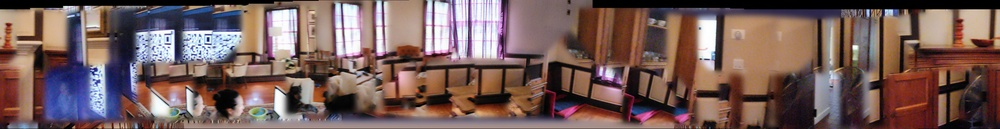
#> input picture virtual-tradeshow-commercial-v1/app_build/uploads/LLST42_P2R15_C_BEST.jpg, 1000 x 129 px, shrunk from 9425 x 1220 before the run
$ python -i panorama_sanity_gates.py   (imports and definitions only)
#> lines starting #> are read from the running program, lines starting #| are printed output that depends on the picture; after the words box and inside, x2 and y2 are one past the last pixel; in counts of white or black regions, pixels touching at a corner belong together
"""
3D2 / 3DZ — Panorama Visual Sanity Gates
Module: server/panorama_sanity_gates.py

Catastrophic visual sanity verification run BEFORE H_BEND / seam aggregate acceptance.
A panorama failing any catastrophic sanity gate is hard-rejected immediately.
"""

from __future__ import annotations
import math
import numpy as np
import cv2


# [7 lines left out: function decompose_r_to_ypr, not called in this run]


def evaluate_pixel_occupancy(image: np.ndarray) -> dict:
    """Measure valid physical-image occupancy over the expected panorama band."""
    h, w = image.shape[:2]
    total_pixels = h * w
    if total_pixels == 0:
        return {
            "VALID_PIXEL_OCCUPANCY_RATIO": 0.0,
            "LARGEST_INVALID_INTERIOR_REGION_RATIO": 1.0,
            "VALID_MASK_COMPONENT_COUNT": 0,
            "occupancyPass": False,
            "interiorVoidPass": False,
            "connectedMaskPass": False
        }

    gray = cv2.cvtColor(image, cv2.COLOR_BGR2GRAY) if len(image.shape) == 3 else image
    valid_mask = (gray > 5).astype(np.uint8)
    occupancy_ratio = float(np.sum(valid_mask)) / float(total_pixels)

    # Connected components of valid pixels
    num_labels, labels, stats, centroids = cv2.connectedComponentsWithStats(valid_mask, connectivity=8)
    # Background is label 0. Valid components have labels 1..num_labels-1
    # Filter out tiny noise components (< 500 px)
    sig_components = [i for i in range(1, num_labels) if stats[i, cv2.CC_STAT_AREA] > 500]
    valid_mask_component_count = len(sig_components)

    # Detect interior holes/voids inside the valid mask
    # A void is background (0) that cannot reach the image outer border
    # Flood-fill from borders on inverted mask (where 1 is black/void)
    inv_mask = (valid_mask == 0).astype(np.uint8)
    h_pad, w_pad = h + 2, w + 2
    flood_canvas = np.ones((h_pad, w_pad), dtype=np.uint8)
    flood_canvas[1:h+1, 1:w+1] = inv_mask

    mask_for_flood = np.zeros((h_pad + 2, w_pad + 2), dtype=np.uint8)
    # Flood-fill from top-left (0,0)
    cv2.floodFill(flood_canvas, mask_for_flood, (0, 0), 2)
    # Unreached regions that are 1 are interior voids!
    interior_voids = (flood_canvas[1:h+1, 1:w+1] == 1).astype(np.uint8)
    num_void_labels, void_labels, void_stats, _ = cv2.connectedComponentsWithStats(interior_voids, connectivity=8)
    largest_void_area = 0
    for i in range(1, num_void_labels):
        area = void_stats[i, cv2.CC_STAT_AREA]
        if area > largest_void_area:
            largest_void_area = area

    largest_invalid_interior_region_ratio = float(largest_void_area) / float(total_pixels)

    # Thresholds:
    # 1. Occupancy: At least 70% of the bounding canvas must be occupied by physical scene
    occupancy_pass = occupancy_ratio >= 0.70
    # 2. Interior void: No interior hole larger than 0.5% of total canvas
    interior_void_pass = largest_invalid_interior_region_ratio <= 0.005
    # 3. Exactly 1 connected physical band (no detached fragments/islands)
    connected_mask_pass = (valid_mask_component_count == 1)

    return {
        "VALID_PIXEL_OCCUPANCY_RATIO": round(occupancy_ratio, 4),
        "LARGEST_INVALID_INTERIOR_REGION_RATIO": round(largest_invalid_interior_region_ratio, 6),
        "VALID_MASK_COMPONENT_COUNT": valid_mask_component_count,
        "occupancyPass": occupancy_pass,
        "interiorVoidPass": interior_void_pass,
        "connectedMaskPass": connected_mask_pass
    }


# [106 lines left out: function evaluate_orientation_sanity, not called in this run]


def evaluate_horizon_oscillation(image: np.ndarray, num_strips: int = 24) -> dict:
    """Measure vertical horizon stability across sequential horizontal strips."""
    h, w = image.shape[:2]
    strip_w = w // num_strips
    gray = cv2.cvtColor(image, cv2.COLOR_BGR2GRAY) if len(image.shape) == 3 else image

    centers_y = []
    for s in range(num_strips):
        strip = gray[:, s * strip_w : (s + 1) * strip_w]
        valid_rows = np.where(strip > 5)[0]
        if len(valid_rows) > 0:
            mid_y = (np.min(valid_rows) + np.max(valid_rows)) / 2.0
            centers_y.append(mid_y)

    if len(centers_y) < num_strips // 2:
        return {
            "horizonPass": False,
            "HORIZON_OSCILLATION_PX": float(h),
            "HORIZON_OSCILLATION_RATIO": 1.0
        }

    oscillation_px = float(np.std(centers_y))
    oscillation_ratio = oscillation_px / float(h)
    # Horizon should not bounce by more than 8% of canvas height across a 360 panorama
    horizon_pass = oscillation_ratio <= 0.08

    return {
        "horizonPass": horizon_pass,
        "HORIZON_OSCILLATION_PX": round(oscillation_px, 2),
        "HORIZON_OSCILLATION_RATIO": round(oscillation_ratio, 4)
    }


def evaluate_catastrophic_visual_sanity_gates(image: np.ndarray, cameras: list = None) -> dict:
    """
    Master evaluator for all catastrophic visual sanity gates.
    Must run BEFORE any aggregate metrics (H_BEND, SEAM_JUMP) are considered.
    """
    occ = evaluate_pixel_occupancy(image)
    horiz = evaluate_horizon_oscillation(image)
    orient = evaluate_orientation_sanity(cameras) if cameras else {"orientationPass": True, "failedOrientationChecks": [], "metrics": {}}

    failed_gates = []
    if not occ["occupancyPass"]:
        failed_gates.append(f"LOW_PIXEL_OCCUPANCY ({occ['VALID_PIXEL_OCCUPANCY_RATIO']:.2%} < 70%)")
    if not occ["interiorVoidPass"]:
        failed_gates.append(f"LARGE_INTERIOR_VOID ({occ['LARGEST_INVALID_INTERIOR_REGION_RATIO']:.4%} > 0.5%)")
    if not occ["connectedMaskPass"]:
        failed_gates.append(f"DISCONNECTED_MASK_COMPONENTS ({occ['VALID_MASK_COMPONENT_COUNT']} != 1)")
    if not horiz["horizonPass"]:
        failed_gates.append(f"EXTREME_HORIZON_OSCILLATION ({horiz['HORIZON_OSCILLATION_RATIO']:.2%} > 8%)")
    if not orient["orientationPass"]:
        for f in orient["failedOrientationChecks"]:
            failed_gates.append(f"ORIENTATION_GATE_FAIL: {f}")

    sanity_pass = (len(failed_gates) == 0)

    combined_metrics = {}
    combined_metrics.update(occ)
    combined_metrics.update(horiz)
    combined_metrics.update(orient.get("metrics", {}))

    return {
        "sanityPass": sanity_pass,
        "failedGates": failed_gates,
        "metrics": combined_metrics
    }

>>> import cv2
>>> picture = cv2.imread('../uploads/LLST42_P2R15_C_BEST.jpg')
#> picture is the input picture: shape (129, 1000, 3); mean B, G, R 90.4, 93.8, 118.5
>>> result = evaluate_catastrophic_visual_sanity_gates(picture)
#> in evaluate_pixel_occupancy, `gray = cv2.cvtColor(image, cv2.COLOR_BGR2GRAY) if len(image.shape) == ..`:
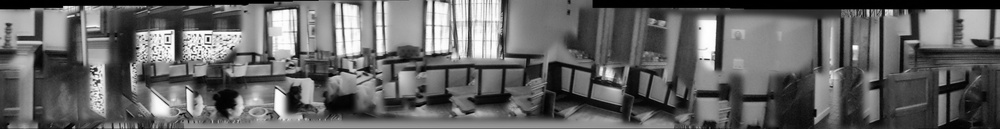
#> gray: shape (129, 1000); min 0, max 255, mean 100.8
#> in evaluate_pixel_occupancy, `valid_mask = (gray > 5).astype(np.uint8)`:
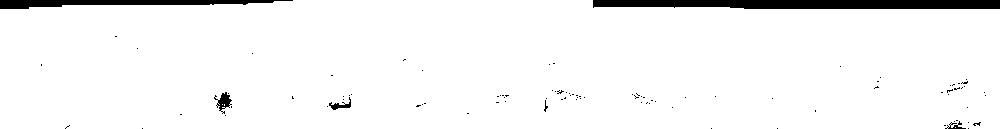
#> valid_mask: shape (129, 1000); values 0 (black) and 1 (white), 95.8% white; 95 black regions (90 under 20 px), largest, box (x1, y1, x2, y2) and area: (593, 0, 1000, 9) 3377, (0, 0, 293, 9) 1485, (214, 92, 232, 114) 173, (329, 97, 351, 110) 103, (945, 121, 966, 129) 63
#> in evaluate_pixel_occupancy, `occupancy_ratio = float(np.sum(valid_mask)) / float(total_pixels)`: occupancy_ratio = 0.958
#> in evaluate_pixel_occupancy, `num_labels, labels, stats, centroids = cv2.connectedComponentsWithStat..`:
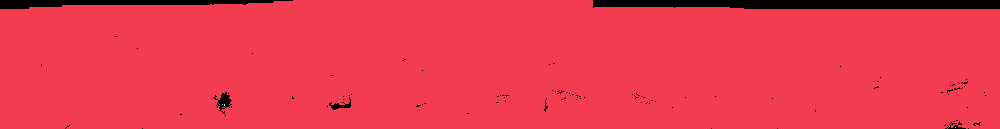
#> labels: shape (129, 1000) int32; 5 distinct labels, from 0 to 4; one colour per label, 0 black
#> in evaluate_pixel_occupancy, `num_labels, labels, stats, centroids = cv2.connectedComponentsWithStat..`: num_labels = 5; stats = [[0, 0, 1000, 129, 5425], [0, 0, 1000, 129, 123571], [222, 104, 1, 1, 1], [224, 104, 1, 2, 2], [955, 127, 1, 1, 1]]; centroids = [[586.4, 13.65], [495.7, 66.21], [222, 104], [224, 104.5], [955, 127]]
#> in evaluate_pixel_occupancy, `sig_components = [i for i in range(1, num_labels) if stats[i, cv2.CC_S..`: sig_components = [1]
#> in evaluate_pixel_occupancy, `valid_mask_component_count = len(sig_components)`: valid_mask_component_count = 1
#> in evaluate_pixel_occupancy, `flood_canvas[1:h+1, 1:w+1] = inv_mask`: flood_canvas: shape (131, 1002); values 0 (black) and 1 (white), 5.9% white; 88 white regions (85 under 20 px), largest, box (x1, y1, x2, y2) and area: (0, 0, 1002, 131) 7196, (215, 93, 233, 115) 173, (330, 98, 352, 111) 103
#> in evaluate_pixel_occupancy, `cv2.floodFill(flood_canvas, mask_for_flood, (0, 0), 2)`:
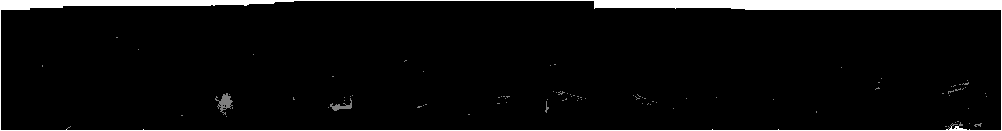
#> flood_canvas: shape (131, 1002); min 0, max 2, mean 0.113; drawn with min black and max white
#> in evaluate_pixel_occupancy, `interior_voids = (flood_canvas[1:h+1, 1:w+1] == 1).astype(np.uint8)`:
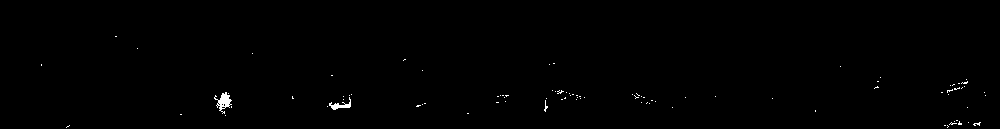
#> interior_voids: shape (129, 1000); values 0 (black) and 1 (white), 0.4% white; 91 white regions (89 under 20 px), largest, box (x1, y1, x2, y2) and area: (214, 92, 232, 114) 173, (329, 97, 351, 110) 103
#> in evaluate_pixel_occupancy, `num_void_labels, void_labels, void_stats, _ = cv2.connectedComponentsW..`: void_labels: shape (129, 1000) int32; 92 distinct labels, from 0 to 91
#> in evaluate_pixel_occupancy, `num_void_labels, void_labels, void_stats, _ = cv2.connectedComponentsW..`: num_void_labels = 92; void_stats = 92 rows, first 6: [0, 0, 1000, 129, 128482], [115, 36, 2, 1, 2], [137, 48, 1, 1, 1], [252, 53, 1, 1, 1], [403, 59, 3, 2, 3], [553, 63, 2, 1, 2]
#> the loop in evaluate_pixel_occupancy, `for i in range(1, num_void_labels):` made 91 passes
#> (area, largest_void_area) on pass 26: (173, 173)
#> area on pass 47: 103
#> after the loop in evaluate_pixel_occupancy, `for i in range(1, num_void_labels):`: largest_void_area = 173
#> in evaluate_pixel_occupancy, `largest_invalid_interior_region_ratio = float(largest_void_area) / flo..`: largest_invalid_interior_region_ratio = 0.00134
#> in evaluate_pixel_occupancy, `occupancy_pass = occupancy_ratio >= 0.70`: occupancy_pass = True
#> in evaluate_catastrophic_visual_sanity_gates, `occ = evaluate_pixel_occupancy(image)`: occ = {'VALID_PIXEL_OCCUPANCY_RATIO': 0.958, 'LARGEST_INVALID_INTERIOR_REGION_RATIO': 0.00134, 'VALID_MASK_COMPONENT_COUNT': 1, 'occupancyPass': True, 'interiorVoidPass': True, 'connectedMaskPass': True}
#> the loop in evaluate_horizon_oscillation, `for s in range(num_strips):` made 24 passes
#> mid_y on passes 1 to 12: 67.5, 66.5, 66.5, 66.5, 66.5, 66, 64.5, 64, 64, 64, 64, 64
#> pass 1, in evaluate_horizon_oscillation, `strip = gray[:, s * strip_w : (s + 1) * strip_w]`:
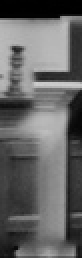
#> strip: shape (129, 41) (shown 2 times larger); min 0, max 206, mean 100.3
#> pass 3, in evaluate_horizon_oscillation, `strip = gray[:, s * strip_w : (s + 1) * strip_w]`:
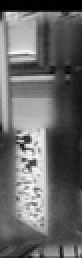
#> strip: shape (129, 41) (shown 2 times larger); min 0, max 249, mean 103.6
#> after the loop in evaluate_horizon_oscillation, `for s in range(num_strips):`: centers_y = [67.5, 66.5, 66.5, 66.5, 66.5, 66, 64.5, 64, 64, 64, 64, 64, 64, 64, 64, 67.5, 67.5, 67.5, 68, 68.5, 68.5, 68.5, 68.5, 68.5]
#> in evaluate_horizon_oscillation, `oscillation_px = float(np.std(centers_y))`: oscillation_px = 1.81
#> in evaluate_horizon_oscillation, `oscillation_ratio = oscillation_px / float(h)`: oscillation_ratio = 0.014
#> in evaluate_horizon_oscillation, `horizon_pass = oscillation_ratio <= 0.08`: horizon_pass = True
#> in evaluate_catastrophic_visual_sanity_gates, `horiz = evaluate_horizon_oscillation(image)`: horiz = {'horizonPass': True, 'HORIZON_OSCILLATION_PX': 1.81, 'HORIZON_OSCILLATION_RATIO': 0.014}
#> result = 3 items
